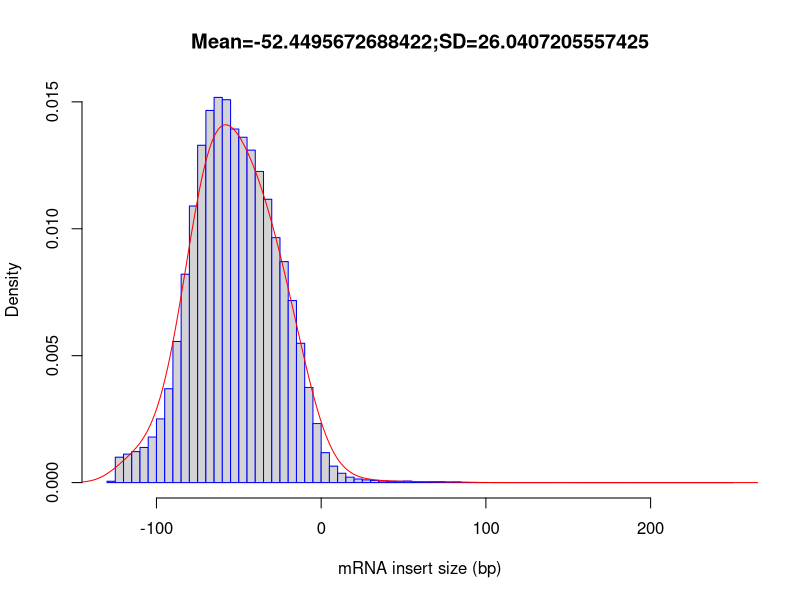

Here is the R script that generated this plot:
out_file = '/home/genetics/HW1/mapped_data_quality/SRR11647690_inner_distance'
pdf('/home/genetics/HW1/mapped_data_quality/SRR11647690_inner_distance.inner_distance_plot.pdf')
fragsize=rep(c(-247.5,-242.5,-237.5,-232.5,-227.5,-222.5,-217.5,-212.5,-207.5,-202.5,-197.5,-192.5,-187.5,-182.5,-177.5,-172.5,-167.5,-162.5,-157.5,-152.5,-147.5,-142.5,-137.5,-132.5,-127.5,-122.5,-117.5,-112.5,-107.5,-102.5,-97.5,-92.5,-87.5,-82.5,-77.5,-72.5,-67.5,-62.5,-57.5,-52.5,-47.5,-42.5,-37.5,-32.5,-27.5,-22.5,-17.5,-12.5,-7.5,-2.5,2.5,7.5,12.5,17.5,22.5,27.5,32.5,37.5,42.5,47.5,52.5,57.5,62.5,67.5,72.5,77.5,82.5,87.5,92.5,97.5,102.5,107.5,112.5,117.5,122.5,127.5,132.5,137.5,142.5,147.5,152.5,157.5,162.5,167.5,172.5,177.5,182.5,187.5,192.5,197.5,202.5,207.5,212.5,217.5,222.5,227.5,232.5,237.5,242.5,247.5),times=c(0,0,0,0,0,0,0,0,0,0,0,0,0,0,0,0,0,0,0,0,0,0,0,0,263,4995,5604,6094,6911,8964,12529,18465,27765,40996,54415,66363,73203,75775,75316,69556,67941,65400,61214,55737,48190,43477,35817,27410,18721,11614,5889,3239,1841,1067,705,534,430,308,262,252,298,190,131,211,197,90,130,43,28,7,14,10,7,6,1,3,2,3,3,5,3,2,0,2,1,1,1,0,1,0,0,0,0,1,1,0,0,0,1,2))
frag_sd = sd(fragsize)
frag_mean = mean(fragsize)
frag_median = median(fragsize)
write(x=c("Name","Mean","Median","sd"), sep="	", file=stdout(),ncolumns=4)
write(c(out_file,frag_mean,frag_median,frag_sd),sep="	", file=stdout(),ncolumns=4)
hist(fragsize,probability=T,breaks=100,xlab="mRNA insert size (bp)",main=paste(c("Mean=",frag_mean,";","SD=",frag_sd),collapse=""),border="blue")
lines(density(fragsize,bw=10),col='red')
dev.off()
